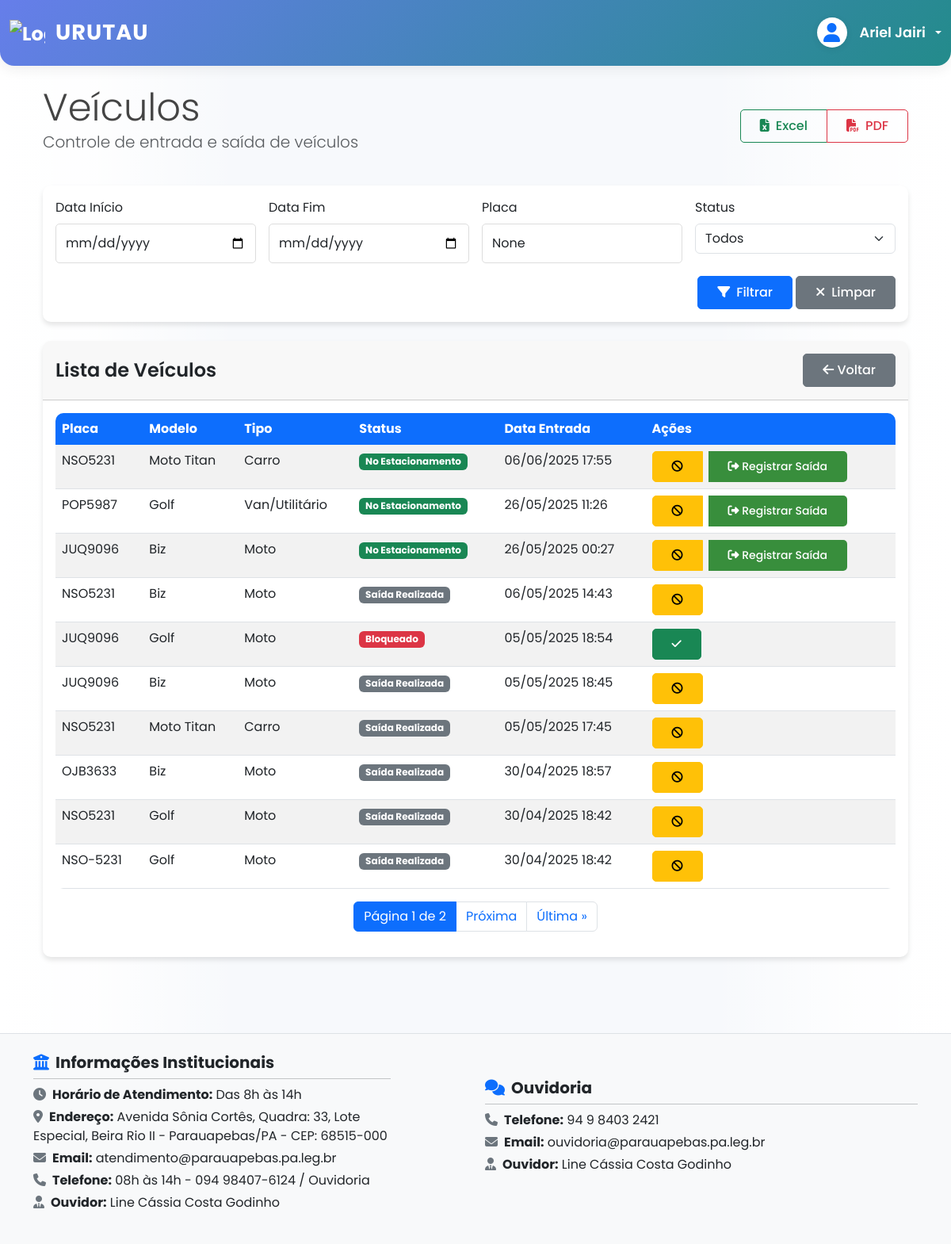
The app's page /veiculos/lista-veiculos/ (signed in) with its own data.
### apps/veiculos/models.py (models this page shows, shortened)
class Veiculo(models.Model):
    TIPOS_VEICULO = [
        ('carro', 'Carro'),
        ('moto', 'Moto'),
        ('van', 'Van/Utilitário'),
        ('caminhao', 'Caminhão'),
        ('outro', 'Outro'),
    ]
    CORES_VEICULO = [
        ('amarela', 'Amarela'),
        ('azul', 'Azul'),
        ('bege', 'Bege'),
        ('branca', 'Branca'),
        ('cinza', 'Cinza'),
        ('dourada', 'Dourada'),
        ('grená', 'Grená'),
        ('laranja', 'Laranja'),
        ('marrom', 'Marrom'),
        ('prata', 'Prata'),
        ('preta', 'Preta'),
        ('rosa', 'Rosa'),
        ('roxa', 'Roxa'),
        ('verde', 'Verde'),
        ('vermelha', 'Vermelha'),
    ]
    STATUS_CHOICES = [
        ('presente', 'No Estacionamento'),
        ('saida', 'Saída Realizada'),
        ('bloqueado', 'Bloqueado'),
    ]
    placa = models.CharField('Placa', max_length=8)
    tipo = models.CharField('Tipo', max_length=10, choices=TIPOS_VEICULO)
    modelo = models.CharField('Modelo', max_length=50)
    cor = models.CharField('Cor', max_length=20, choices=CORES_VEICULO)
    nome_condutor = models.CharField('Nome do Condutor', max_length=100, blank=True, null=True)
    nome_passageiro = models.CharField('Nome do Passageiro', max_length=100, blank=True, null=True)
    visitante = models.ForeignKey(
        Visitante,
        on_delete=models.CASCADE,
        related_name='veiculos',
        verbose_name='Visitante',
        null=True,
        blank=True
    )
    data_entrada = models.DateTimeField('Data de Entrada', default=timezone.now)
    data_saida = models.DateTimeField('Data de Saída', null=True, blank=True)
    status = models.CharField('Status', max_length=10, choices=STATUS_CHOICES, default='presente')
    observacoes = models.TextField('Observações', blank=True, default='')
    bloqueado = models.BooleanField('Bloqueado', default=False)
    motivo_bloqueio = models.TextField('Motivo do Bloqueio', blank=True, null=True)
    data_bloqueio = models.DateTimeField('Data do Bloqueio', null=True, blank=True)
    class Meta:
        verbose_name = 'Veículo'
        verbose_name_plural = 'Veículos'
        ordering = ['-data_entrada']

### apps/veiculos/views.py (the view, shortened to what this page needs)
# urls.py: path('lista-veiculos/', views.lista_veiculos, name='lista_veiculos'),
@login_required(login_url='autenticacao:login_sistema')
def lista_veiculos(request):
    data_inicio = request.GET.get('data_inicio')
    data_fim = request.GET.get('data_fim')
    placa = request.GET.get('placa')
    status = request.GET.get('status')
    veiculos = Veiculo.objects.all()
    if data_inicio:
        try:
            data_inicio_dt = datetime.strptime(data_inicio, '%Y-%m-%d').date()
            veiculos = veiculos.filter(data_entrada__date__gte=data_inicio_dt)
        except (ValueError, TypeError):
            pass
    if data_fim:
        try:
            data_fim_dt = datetime.strptime(data_fim, '%Y-%m-%d').date()
            veiculos = veiculos.filter(data_entrada__date__lte=data_fim_dt)
        except (ValueError, TypeError):
            pass
    if placa:
        veiculos = veiculos.filter(placa__icontains=placa)
    veiculos = veiculos.order_by('-data_entrada')
    paginator = Paginator(veiculos, 10)  # 10 veículos por página
    page_number = request.GET.get('page')
    page_obj = paginator.get_page(page_number)
    context = {
        'page_obj': page_obj,
        'filtros': {
            'data_inicio': data_inicio,
            'data_fim': data_fim,
            'placa': placa,
            'status': status,
        }
    }
    return render(request, 'veiculos/lista_veiculos.html', context)

### templates/veiculos/lista_veiculos.html (shortened to what this page needs)
{% extends 'base.html' %}
{% load static %}
{% block content %}
<div class="container">
    <div class="row align-items-center mb-4">
        <div class="col-md-8">
            <h1 class="display-5 mb-0">Veículos</h1>
            <p class="lead text-muted">Controle de entrada e saída de veículos</p>
        </div>
        <div class="col-md-4 text-end">
            <div class="btn-group">
                <a href="{% url 'veiculos:exportar_veiculos_excel' %}" class="btn btn-outline-success">
                    <i class="fas fa-file-excel me-2"></i>Excel
                </a>
                <a href="{% url 'veiculos:exportar_veiculos_pdf' %}" class="btn btn-outline-danger">
                    <i class="fas fa-file-pdf me-2"></i>PDF
                </a>
            </div>
        </div>
    </div>
    <div class="card mb-4">
        <div class="card-body">
            <form method="get" class="row g-3" id="formFiltros">
                <div class="col-md-3 col-12">
                    <label for="data_inicio" class="form-label">Data Início</label>
                    <input type="date" class="form-control" id="data_inicio" name="data_inicio" value="{{ filtros.data_inicio|date:'Y-m-d' }}">
                </div>
                <div class="col-md-3 col-12">
                    <label for="data_fim" class="form-label">Data Fim</label>
                    <input type="date" class="form-control" id="data_fim" name="data_fim" value="{{ filtros.data_fim|date:'Y-m-d' }}">
                </div>
                <div class="col-md-3 col-12">
                    <label for="placa" class="form-label">Placa</label>
                    <input type="text" class="form-control" id="placa" name="placa" value="{{ filtros.placa }}" placeholder="Placa do veículo...">
                </div>
                <div class="col-md-3 col-12">
                    <label for="status" class="form-label">Status</label>
                    <select class="form-select" id="status" name="status">
                        <option value="">Todos</option>
                    </select>
                </div>
                <div class="col-12 text-end">
                    <button type="button" class="btn btn-primary" id="btnFiltrar">
                        <i class="fas fa-filter me-2"></i>Filtrar
                    </button>
                    <button type="button" class="btn btn-secondary" id="btnLimpar">
                        <i class="fas fa-times me-2"></i>Limpar
                    </button>
                </div>
            </form>
        </div>
    </div>
    <div class="card">
        <div class="card-header d-flex justify-content-between align-items-center">
            <h4 class="mb-0">Lista de Veículos</h4>
            <a href="{% url 'veiculos:home_veiculos' %}" class="btn btn-secondary">
                <i class="fas fa-arrow-left"></i> Voltar
            </a>
        </div>
        <div class="card-body">
            <div id="tabela-container">
                {% include 'veiculos/includes/tabela_lista_veiculos.html' %}
            </div>
        </div>
    </div>
</div>
{% endblock %}

### templates/base.html (shortened to what this page needs)
<!DOCTYPE html>
<html lang="pt-br">
<head>
    <link href="https://cdn.jsdelivr.net/npm/bootstrap@5.3.0/dist/css/bootstrap.min.css" rel="stylesheet">
    <link rel="stylesheet" href="https://cdnjs.cloudflare.com/ajax/libs/font-awesome/6.4.0/css/all.min.css">
    {% load static %}
    {% load grupos_tags %}
    <link href="{% static 'css/style.css' %}" rel="stylesheet">
</head>
<body>
    {% if not hide_header_footer %}
    <nav class="navbar navbar-expand-lg navbar-dark" style="background: linear-gradient(135deg, #667eea 0%, #238b8b 100%); border-radius: 0 0 18px 18px; box-shadow: 0 4px 16px rgba(34,34,34,0.08);">
        <div class="container-fluid">
            <a class="navbar-brand" href="{% url 'main:home_sistema' %}">
                <img src="{% static 'img/logo-urutau.png' %}" alt="Logo Urutau" style="height: 45px; max-width: 45px; object-fit: contain;" class="me-2 align-middle">
                <span style="font-family: 'Poppins', sans-serif; font-weight: 700; font-size: 1.7rem; color: #fff; letter-spacing: 1px;">URUTAU</span>
            </a>
            <div class="ms-auto d-flex align-items-center">
                {% if user.is_authenticated %}
                <div class="dropdown">
                    <a href="#" class="d-flex align-items-center text-white text-decoration-none dropdown-toggle" id="dropdownUserMenu" data-bs-toggle="dropdown" aria-expanded="false" style="gap: 0.5rem;">
                        <span class="avatar-circle bg-white text-primary d-flex align-items-center justify-content-center me-2" style="width: 38px; height: 38px; border-radius: 50%; font-size: 1.5rem; box-shadow: 0 2px 8px rgba(0,0,0,0.08);">
                            <i class="fas fa-user"></i>
                        </span>
                        <span class="fw-semibold" style="font-size: 1.1rem;">{{ user.get_full_name|default:user.username }}</span>
                    </a>
                </div>
                {% endif %}
            </div>
        </div>
    </nav>
    {% endif %}
    <div class="container my-4">
        {% block content %}
        {% endblock %}
    </div>
    {% if not hide_header_footer %}
    <footer class="bg-light text-dark py-4 mt-5 border-top">
      <div class="container">
        <div class="row align-items-center">
          <div class="col-md-5 mb-3">
            <h5 class="fw-bold mb-2"><i class="fas fa-university me-2 text-primary"></i>Informações Institucionais</h5>
            <hr class="my-2">
            <p class="mb-1"><i class="fas fa-clock me-2 text-secondary"></i><strong>Horário de Atendimento:</strong> Das 8h às 14h</p>
            <p class="mb-1"><i class="fas fa-map-marker-alt me-2 text-secondary"></i><strong>Endereço:</strong> Avenida Sônia Cortês, Quadra: 33, Lote Especial, Beira Rio II - Parauapebas/PA - CEP: 68515-000</p>
            <p class="mb-1"><i class="fas fa-envelope me-2 text-secondary"></i><strong>Email:</strong> atendimento@parauapebas.pa.leg.br</p>
            <p class="mb-1"><i class="fas fa-phone me-2 text-secondary"></i><strong>Telefone:</strong> 08h às 14h - 094 98407-6124 / Ouvidoria</p>
            <p class="mb-0"><i class="fas fa-user-tie me-2 text-secondary"></i><strong>Ouvidor:</strong> Line Cássia Costa Godinho</p>
          </div>
          <div class="col-md-6 mb-3 text-md-start text-start">
            <h5 class="fw-bold mb-2"><i class="fas fa-comments me-2 text-primary"></i>Ouvidoria</h5>
            <hr class="my-2">
            <p class="mb-1"><i class="fas fa-phone me-2 text-secondary"></i><strong>Telefone:</strong> 94 9 8403 2421</p>
            <p class="mb-1"><i class="fas fa-envelope me-2 text-secondary"></i><strong>Email:</strong> ouvidoria@parauapebas.pa.leg.br</p>
            <p class="mb-0"><i class="fas fa-user-tie me-2 text-secondary"></i><strong>Ouvidor:</strong> Line Cássia Costa Godinho</p>
          </div>
        </div>
      </div>
    </footer>
    {% endif %}
</body>
</html>

### templates/veiculos/includes/tabela_lista_veiculos.html (shortened to what this page needs)
<div class="table-responsive">
    <table class="table table-striped">
        <thead>
            <tr>
                <th>Placa</th>
                <th>Modelo</th>
                <th>Tipo</th>
                <th>Status</th>
                <th>Data Entrada</th>
                <th>Ações</th>
            </tr>
        </thead>
        <tbody>
            {% for veiculo in page_obj %}
            <tr>
                <td>{{ veiculo.placa }}</td>
                <td>{{ veiculo.modelo }}</td>
                <td>{{ veiculo.get_tipo_display }}</td>
                <td>
                    {% if veiculo.bloqueado %}
                        <span class="badge bg-danger">Bloqueado</span>
                    {% elif veiculo.data_saida %}
                        <span class="badge bg-secondary">Saída Realizada</span>
                    {% else %}
                        <span class="badge bg-success">No Estacionamento</span>
                    {% endif %}
                </td>
                <td>{{ veiculo.data_entrada|date:"d/m/Y H:i" }}</td>
                <td>
                    <div class="btn-group" style="gap: 0.5rem;">
                        {% if not veiculo.bloqueado %}
                        <a href="{% url 'veiculos:bloquear_veiculo' veiculo.id %}" class="btn btn-sm btn-warning" title="Bloquear">
                            <i class="fas fa-ban"></i>
                        </a>
                        {% else %}
                        <a href="{% url 'veiculos:desbloquear_veiculo' veiculo.id %}" class="btn btn-sm btn-success" title="Desbloquear">
                            <i class="fas fa-check"></i>
                        </a>
                        {% endif %}
                        {% if not veiculo.data_saida and not veiculo.bloqueado %}
                        <a href="{% url 'veiculos:registro_saida' %}?veiculo_id={{ veiculo.id }}" class="btn btn-sm" style="background-color: #388e3c; color: white;" title="Registrar Saída">
                            <i class="fas fa-sign-out-alt"></i> Registrar Saída
                        </a>
                        {% endif %}
                    </div>
                </td>
            </tr>
            {% empty %}
            <tr>
                <td colspan="6" class="text-center">Nenhum veículo encontrado</td>
            </tr>
            {% endfor %}
        </tbody>
    </table>
</div>
{% if page_obj.paginator.num_pages > 1 %}
<nav aria-label="Navegação de páginas">
    <ul class="pagination justify-content-center">
        <li class="page-item active">
            <span class="page-link">
                Página {{ page_obj.number }} de {{ page_obj.paginator.num_pages }}
            </span>
        </li>
        {% if page_obj.has_next %}
        <li class="page-item">
            <a class="page-link" href="#" data-page="{{ page_obj.next_page_number }}">Próxima</a>
        </li>
        <li class="page-item">
            <a class="page-link" href="#" data-page="{{ page_obj.paginator.num_pages }}">Última &raquo;</a>
        </li>
        {% endif %}
    </ul>
</nav>
{% endif %}

### static/css/style.css (style rules this page uses)
:root { --primary-color: #0D6EFD; --secondary-color: #34495e; --accent-color: #3498db; --success-color: #2ecc71; --warning-color: #f1c40f; --danger-color: #e74c3c; --light-color: #ecf0f1; --dark-color: #2c3e50; }
body { background: linear-gradient(to right, #fff 0%, rgba(255,255,255,0.85) 10%, rgba(255,255,255,0) 25%, rgba(255,255,255,0) 75%, rgba(255,255,255,0.85) 90%, #fff 100%); min-height: 100vh; display: flex; flex-direction: column; font-family: 'Segoe UI', Tahoma, Geneva, Verdana, sans-serif; }
.navbar { box-shadow: 0 2px 4px rgba(0,0,0,.1); padding: 1rem 0; }
.navbar-brand { font-weight: bold; font-size: 1.5rem; }
.card { border: none; border-radius: 10px; box-shadow: 0 4px 6px rgba(0,0,0,.1); transition: transform 0.3s ease, box-shadow 0.3s ease; margin-bottom: 1.5rem; }
.card-header { border-radius: 10px 10px 0 0 !important; padding: 1rem; }
.btn { border-radius: 5px; padding: 0.5rem 1.5rem; font-weight: 500; transition: all 0.3s ease; }
.table { background-color: white; border-radius: 10px; overflow: hidden; }
.table thead th { background-color: var(--primary-color); color: white; border: none; }
.form-control { border-radius: 5px; padding: 0.75rem; border: 1px solid #ddd; }
.card-body .form-select { height: 38px; min-height: 38px; padding-top: 0.375rem; padding-bottom: 0.375rem; font-size: 1rem; }

### templates/base.html (style rules this page uses)
html, body { height: 100%; margin: 0; background-color: #f7f9fc; color: #444; font-family: 'Poppins', sans-serif; }
h1, h2, h3, h4, h5, h6 { font-weight: 600; }

### records on screen
Veiculo: placa "NSO5231", modelo "Moto Titan", tipo "Carro", bloqueado "No Estacionamento", data_entrada "06/06/2025 17:55"
Veiculo: placa "POP5987", modelo "Golf", tipo "Van/Utilitário", bloqueado "No Estacionamento", data_entrada "26/05/2025 11:26"
Veiculo: placa "JUQ9096", modelo "Biz", tipo "Moto", bloqueado "No Estacionamento", data_entrada "26/05/2025 00:27"
Veiculo: placa "NSO5231", modelo "Biz", tipo "Moto", bloqueado "Saída Realizada", data_entrada "06/05/2025 14:43"
Veiculo: placa "JUQ9096", modelo "Golf", tipo "Moto", bloqueado "Bloqueado", data_entrada "05/05/2025 18:54"
Veiculo: placa "JUQ9096", modelo "Biz", tipo "Moto", bloqueado "Saída Realizada", data_entrada "05/05/2025 18:45"
Veiculo: placa "NSO5231", modelo "Moto Titan", tipo "Carro", bloqueado "Saída Realizada", data_entrada "05/05/2025 17:45"
Veiculo: placa "OJB3633", modelo "Biz", tipo "Moto", bloqueado "Saída Realizada", data_entrada "30/04/2025 18:57"
Veiculo: placa "NSO5231", modelo "Golf", tipo "Moto", bloqueado "Saída Realizada", data_entrada "30/04/2025 18:42"
Veiculo: placa "NSO-5231", modelo "Golf", tipo "Moto", bloqueado "Saída Realizada", data_entrada "30/04/2025 18:42"

### other values on screen
{{ user.get_full_name|default:user.username }} "Ariel Jairi"
{{ page_obj.number }} "1"
{{ page_obj.paginator.num_pages }} "2"
